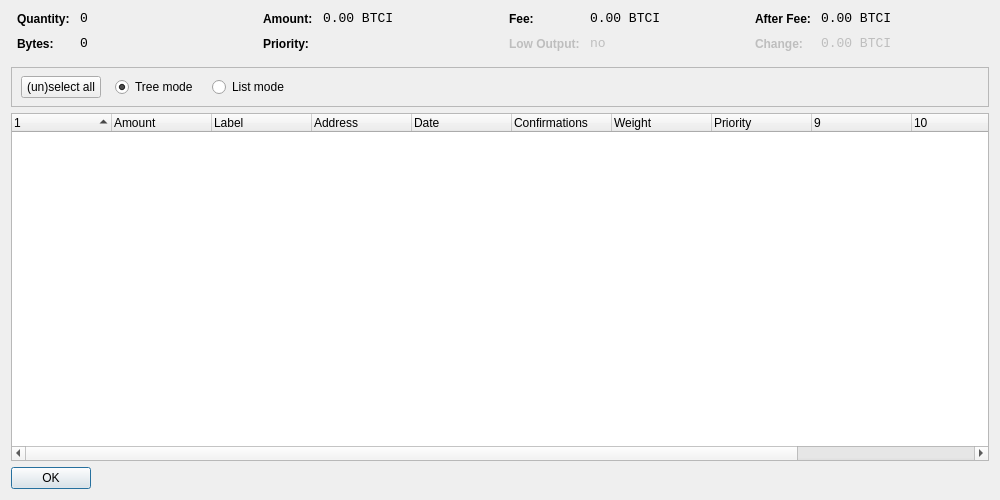
<?xml version="1.0" encoding="UTF-8"?>
<ui version="4.0">
 <class>CoinControlDialog</class>
 <widget class="QWidget" name="CoinControlDialog">
  <property name="geometry">
   <rect>
    <x>0</x>
    <y>0</y>
    <width>1000</width>
    <height>500</height>
   </rect>
  </property>
  <property name="windowTitle">
   <string>Coin Control</string>
  </property>
  <layout class="QVBoxLayout" name="verticalLayout">
   <item>
    <layout class="QHBoxLayout" name="horizontalLayoutTop" stretch="0,0,0,0">
     <property name="topMargin">
      <number>0</number>
     </property>
     <property name="bottomMargin">
      <number>10</number>
     </property>
     <item>
      <layout class="QFormLayout" name="formLayoutCoinControl1">
       <property name="horizontalSpacing">
        <number>10</number>
       </property>
       <property name="verticalSpacing">
        <number>10</number>
       </property>
       <property name="leftMargin">
        <number>6</number>
       </property>
       <property name="rightMargin">
        <number>6</number>
       </property>
       <item row="0" column="0">
        <widget class="QLabel" name="labelCoinControlQuantityText">
         <property name="styleSheet">
          <string notr="true">font-weight:bold;</string>
         </property>
         <property name="text">
          <string>Quantity:</string>
         </property>
        </widget>
       </item>
       <item row="0" column="1">
        <widget class="QLabel" name="labelCoinControlQuantity">
         <property name="font">
          <font>
           <family>Monospace</family>
           <pointsize>10</pointsize>
          </font>
         </property>
         <property name="cursor">
          <cursorShape>IBeamCursor</cursorShape>
         </property>
         <property name="contextMenuPolicy">
          <enum>Qt::ActionsContextMenu</enum>
         </property>
         <property name="text">
          <string notr="true">0</string>
         </property>
         <property name="textInteractionFlags">
          <set>Qt::LinksAccessibleByMouse|Qt::TextSelectableByKeyboard|Qt::TextSelectableByMouse</set>
         </property>
        </widget>
       </item>
       <item row="1" column="0">
        <widget class="QLabel" name="labelCoinControlBytesText">
         <property name="styleSheet">
          <string notr="true">font-weight:bold;</string>
         </property>
         <property name="text">
          <string>Bytes:</string>
         </property>
        </widget>
       </item>
       <item row="1" column="1">
        <widget class="QLabel" name="labelCoinControlBytes">
         <property name="font">
          <font>
           <family>Monospace</family>
           <pointsize>10</pointsize>
          </font>
         </property>
         <property name="cursor">
          <cursorShape>IBeamCursor</cursorShape>
         </property>
         <property name="contextMenuPolicy">
          <enum>Qt::ActionsContextMenu</enum>
         </property>
         <property name="text">
          <string notr="true">0</string>
         </property>
         <property name="textInteractionFlags">
          <set>Qt::LinksAccessibleByMouse|Qt::TextSelectableByKeyboard|Qt::TextSelectableByMouse</set>
         </property>
        </widget>
       </item>
      </layout>
     </item>
     <item>
      <layout class="QFormLayout" name="formLayoutCoinControl2">
       <property name="horizontalSpacing">
        <number>10</number>
       </property>
       <property name="verticalSpacing">
        <number>10</number>
       </property>
       <property name="leftMargin">
        <number>6</number>
       </property>
       <property name="rightMargin">
        <number>6</number>
       </property>
       <item row="0" column="0">
        <widget class="QLabel" name="labelCoinControlAmountText">
         <property name="styleSheet">
          <string notr="true">font-weight:bold;</string>
         </property>
         <property name="text">
          <string>Amount:</string>
         </property>
        </widget>
       </item>
       <item row="0" column="1">
        <widget class="QLabel" name="labelCoinControlAmount">
         <property name="font">
          <font>
           <family>Monospace</family>
           <pointsize>10</pointsize>
          </font>
         </property>
         <property name="cursor">
          <cursorShape>IBeamCursor</cursorShape>
         </property>
         <property name="contextMenuPolicy">
          <enum>Qt::ActionsContextMenu</enum>
         </property>
         <property name="text">
          <string notr="true">0.00 BTCI</string>
         </property>
         <property name="textInteractionFlags">
          <set>Qt::LinksAccessibleByMouse|Qt::TextSelectableByKeyboard|Qt::TextSelectableByMouse</set>
         </property>
        </widget>
       </item>
       <item row="1" column="0">
        <widget class="QLabel" name="labelCoinControlPriorityText">
         <property name="styleSheet">
          <string notr="true">font-weight:bold;</string>
         </property>
         <property name="text">
          <string>Priority:</string>
         </property>
        </widget>
       </item>
       <item row="1" column="1">
        <widget class="QLabel" name="labelCoinControlPriority">
         <property name="font">
          <font>
           <family>Monospace</family>
           <pointsize>10</pointsize>
          </font>
         </property>
         <property name="cursor">
          <cursorShape>IBeamCursor</cursorShape>
         </property>
         <property name="contextMenuPolicy">
          <enum>Qt::ActionsContextMenu</enum>
         </property>
         <property name="text">
          <string/>
         </property>
         <property name="textInteractionFlags">
          <set>Qt::LinksAccessibleByMouse|Qt::TextSelectableByKeyboard|Qt::TextSelectableByMouse</set>
         </property>
        </widget>
       </item>
      </layout>
     </item>
     <item>
      <layout class="QFormLayout" name="formLayoutCoinControl3">
       <property name="horizontalSpacing">
        <number>10</number>
       </property>
       <property name="verticalSpacing">
        <number>10</number>
       </property>
       <property name="leftMargin">
        <number>6</number>
       </property>
       <property name="rightMargin">
        <number>6</number>
       </property>
       <item row="0" column="0">
        <widget class="QLabel" name="labelCoinControlFeeText">
         <property name="styleSheet">
          <string notr="true">font-weight:bold;</string>
         </property>
         <property name="text">
          <string>Fee:</string>
         </property>
        </widget>
       </item>
       <item row="0" column="1">
        <widget class="QLabel" name="labelCoinControlFee">
         <property name="font">
          <font>
           <family>Monospace</family>
           <pointsize>10</pointsize>
          </font>
         </property>
         <property name="cursor">
          <cursorShape>IBeamCursor</cursorShape>
         </property>
         <property name="contextMenuPolicy">
          <enum>Qt::ActionsContextMenu</enum>
         </property>
         <property name="text">
          <string notr="true">0.00 BTCI</string>
         </property>
         <property name="textInteractionFlags">
          <set>Qt::LinksAccessibleByMouse|Qt::TextSelectableByKeyboard|Qt::TextSelectableByMouse</set>
         </property>
        </widget>
       </item>
       <item row="1" column="0">
        <widget class="QLabel" name="labelCoinControlLowOutputText">
         <property name="enabled">
          <bool>false</bool>
         </property>
         <property name="styleSheet">
          <string notr="true">font-weight:bold;</string>
         </property>
         <property name="text">
          <string>Low Output:</string>
         </property>
        </widget>
       </item>
       <item row="1" column="1">
        <widget class="QLabel" name="labelCoinControlLowOutput">
         <property name="enabled">
          <bool>false</bool>
         </property>
         <property name="font">
          <font>
           <family>Monospace</family>
           <pointsize>10</pointsize>
          </font>
         </property>
         <property name="cursor">
          <cursorShape>IBeamCursor</cursorShape>
         </property>
         <property name="contextMenuPolicy">
          <enum>Qt::ActionsContextMenu</enum>
         </property>
         <property name="text">
          <string>no</string>
         </property>
         <property name="textInteractionFlags">
          <set>Qt::LinksAccessibleByMouse|Qt::TextSelectableByKeyboard|Qt::TextSelectableByMouse</set>
         </property>
        </widget>
       </item>
      </layout>
     </item>
     <item>
      <layout class="QFormLayout" name="formLayoutCoinControl4">
       <property name="horizontalSpacing">
        <number>10</number>
       </property>
       <property name="verticalSpacing">
        <number>10</number>
       </property>
       <property name="leftMargin">
        <number>6</number>
       </property>
       <property name="rightMargin">
        <number>6</number>
       </property>
       <item row="0" column="0">
        <widget class="QLabel" name="labelCoinControlAfterFeeText">
         <property name="styleSheet">
          <string notr="true">font-weight:bold;</string>
         </property>
         <property name="text">
          <string>After Fee:</string>
         </property>
        </widget>
       </item>
       <item row="0" column="1">
        <widget class="QLabel" name="labelCoinControlAfterFee">
         <property name="font">
          <font>
           <family>Monospace</family>
           <pointsize>10</pointsize>
          </font>
         </property>
         <property name="cursor">
          <cursorShape>IBeamCursor</cursorShape>
         </property>
         <property name="contextMenuPolicy">
          <enum>Qt::ActionsContextMenu</enum>
         </property>
         <property name="text">
          <string notr="true">0.00 BTCI</string>
         </property>
         <property name="textInteractionFlags">
          <set>Qt::LinksAccessibleByMouse|Qt::TextSelectableByKeyboard|Qt::TextSelectableByMouse</set>
         </property>
        </widget>
       </item>
       <item row="1" column="0">
        <widget class="QLabel" name="labelCoinControlChangeText">
         <property name="enabled">
          <bool>false</bool>
         </property>
         <property name="styleSheet">
          <string notr="true">font-weight:bold;</string>
         </property>
         <property name="text">
          <string>Change:</string>
         </property>
        </widget>
       </item>
       <item row="1" column="1">
        <widget class="QLabel" name="labelCoinControlChange">
         <property name="enabled">
          <bool>false</bool>
         </property>
         <property name="font">
          <font>
           <family>Monospace</family>
           <pointsize>10</pointsize>
          </font>
         </property>
         <property name="cursor">
          <cursorShape>IBeamCursor</cursorShape>
         </property>
         <property name="contextMenuPolicy">
          <enum>Qt::ActionsContextMenu</enum>
         </property>
         <property name="text">
          <string notr="true">0.00 BTCI</string>
         </property>
         <property name="textInteractionFlags">
          <set>Qt::LinksAccessibleByMouse|Qt::TextSelectableByKeyboard|Qt::TextSelectableByMouse</set>
         </property>
        </widget>
       </item>
      </layout>
     </item>
    </layout>
   </item>
   <item>
    <widget class="QFrame" name="frame">
     <property name="minimumSize">
      <size>
       <width>0</width>
       <height>40</height>
      </size>
     </property>
     <property name="frameShape">
      <enum>QFrame::StyledPanel</enum>
     </property>
     <property name="frameShadow">
      <enum>QFrame::Sunken</enum>
     </property>
     <widget class="QWidget" name="horizontalLayoutWidget">
      <property name="geometry">
       <rect>
        <x>10</x>
        <y>0</y>
        <width>781</width>
        <height>41</height>
       </rect>
      </property>
      <layout class="QHBoxLayout" name="horizontalLayoutPanel" stretch="0,0,0,0">
       <property name="spacing">
        <number>14</number>
       </property>
       <item>
        <widget class="QPushButton" name="pushButtonSelectAll">
         <property name="sizePolicy">
          <sizepolicy hsizetype="Maximum" vsizetype="Fixed">
           <horstretch>0</horstretch>
           <verstretch>0</verstretch>
          </sizepolicy>
         </property>
         <property name="text">
          <string>(un)select all</string>
         </property>
        </widget>
       </item>
       <item>
        <widget class="QRadioButton" name="radioTreeMode">
         <property name="sizePolicy">
          <sizepolicy hsizetype="Maximum" vsizetype="Fixed">
           <horstretch>0</horstretch>
           <verstretch>0</verstretch>
          </sizepolicy>
         </property>
         <property name="text">
          <string>Tree mode</string>
         </property>
         <property name="checked">
          <bool>true</bool>
         </property>
        </widget>
       </item>
       <item>
        <widget class="QRadioButton" name="radioListMode">
         <property name="sizePolicy">
          <sizepolicy hsizetype="Maximum" vsizetype="Fixed">
           <horstretch>0</horstretch>
           <verstretch>0</verstretch>
          </sizepolicy>
         </property>
         <property name="text">
          <string>List mode</string>
         </property>
        </widget>
       </item>
       <item>
        <spacer name="horizontalSpacer">
         <property name="orientation">
          <enum>Qt::Horizontal</enum>
         </property>
         <property name="sizeHint" stdset="0">
          <size>
           <width>40</width>
           <height>20</height>
          </size>
         </property>
        </spacer>
       </item>
      </layout>
     </widget>
    </widget>
   </item>
   <item>
    <widget class="CoinControlTreeWidget" name="treeWidget">
     <property name="contextMenuPolicy">
      <enum>Qt::CustomContextMenu</enum>
     </property>
     <property name="sortingEnabled">
      <bool>false</bool>
     </property>
     <property name="columnCount">
      <number>12</number>
     </property>
     <attribute name="headerShowSortIndicator" stdset="0">
      <bool>true</bool>
     </attribute>
     <attribute name="headerStretchLastSection">
      <bool>false</bool>
     </attribute>
     <column>
      <property name="text">
       <string/>
      </property>
     </column>
     <column>
      <property name="text">
       <string>Amount</string>
      </property>
     </column>
     <column>
      <property name="text">
       <string>Label</string>
      </property>
     </column>
     <column>
      <property name="text">
       <string>Address</string>
      </property>
     </column>
     <column>
      <property name="text">
       <string>Date</string>
      </property>
     </column>
     <column>
      <property name="text">
       <string>Confirmations</string>
      </property>
      <property name="toolTip">
       <string>Confirmed</string>
      </property>
     </column>
     <column>
      <property name="text">
       <string>Weight</string>
      </property>
     </column>
     <column>
      <property name="text">
       <string>Priority</string>
      </property>
     </column>
     <column>
      <property name="text">
       <string/>
      </property>
     </column>
     <column>
      <property name="text">
       <string/>
      </property>
     </column>
     <column>
      <property name="text">
       <string/>
      </property>
     </column>
     <column>
      <property name="text">
       <string/>
      </property>
     </column>
    </widget>
   </item>
   <item>
    <widget class="QDialogButtonBox" name="buttonBox">
     <property name="sizePolicy">
      <sizepolicy hsizetype="Maximum" vsizetype="Fixed">
       <horstretch>0</horstretch>
       <verstretch>0</verstretch>
      </sizepolicy>
     </property>
     <property name="orientation">
      <enum>Qt::Horizontal</enum>
     </property>
     <property name="standardButtons">
      <set>QDialogButtonBox::Ok</set>
     </property>
    </widget>
   </item>
  </layout>
 </widget>
 <customwidgets>
  <customwidget>
   <class>CoinControlTreeWidget</class>
   <extends>QTreeWidget</extends>
   <header>coincontroltreewidget.h</header>
  </customwidget>
 </customwidgets>
 <resources/>
 <connections/>
</ui>
